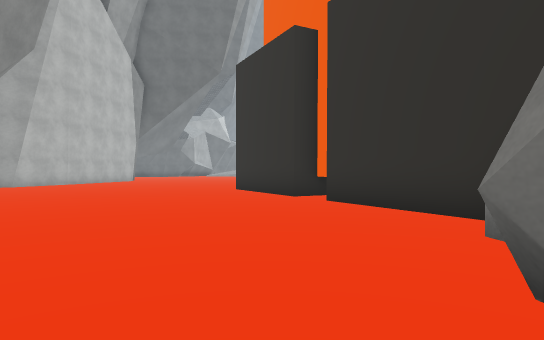
View 1 (above)

24 first-person views from a walk through a scene from a Unity 3-D project. The camera is 1.2 m above the floor, looks level and sees 75° across. The floor is counted in squares, 2 m on a side. Each view is taken from the middle of a square. On the plan, view 1 faces up. The plan holds only what a view shows up to about 10 squares ahead; the rest is blank. The place goes on beyond the plan. The player character is not drawn. Some surface patterns are stand-ins.

View 2
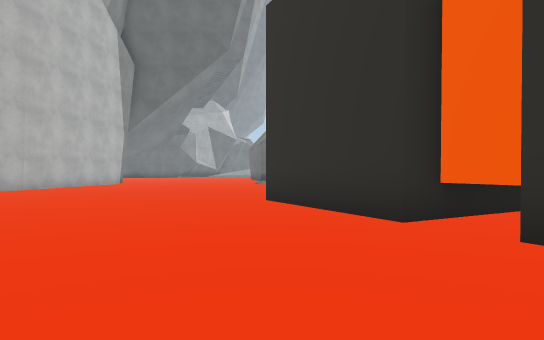

View 3
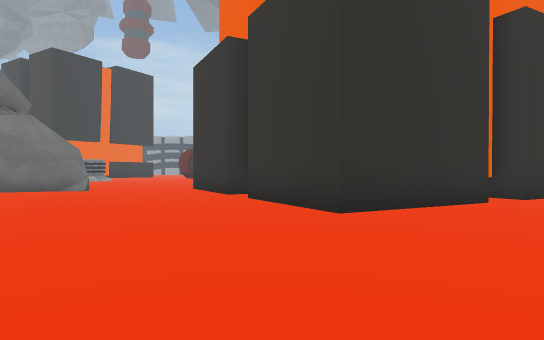

View 4
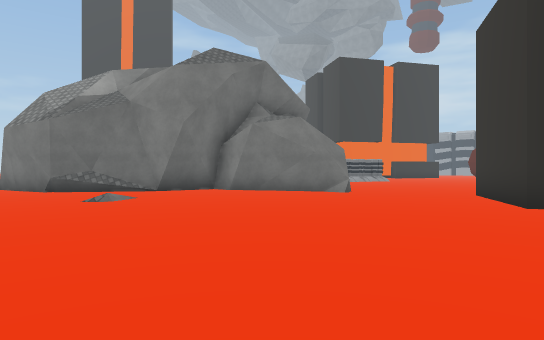

View 5
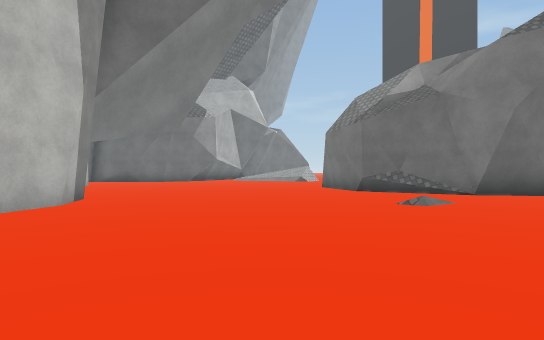

View 6
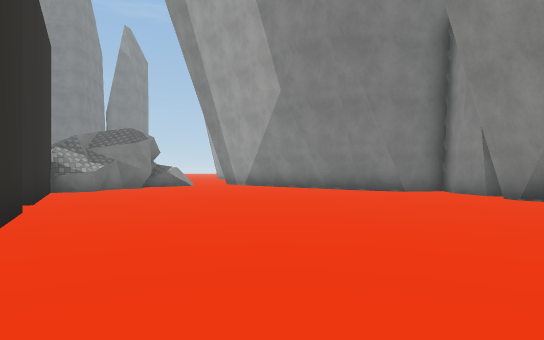

View 7
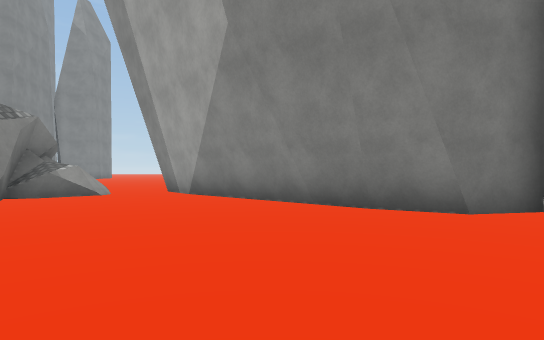

View 8
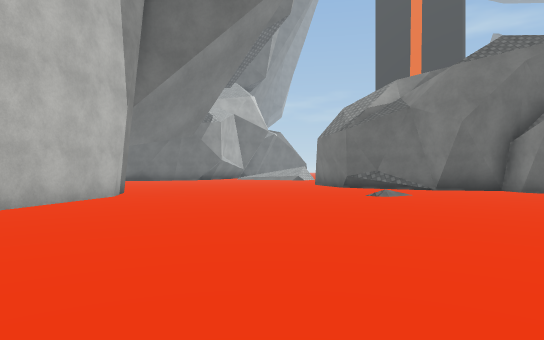

View 9
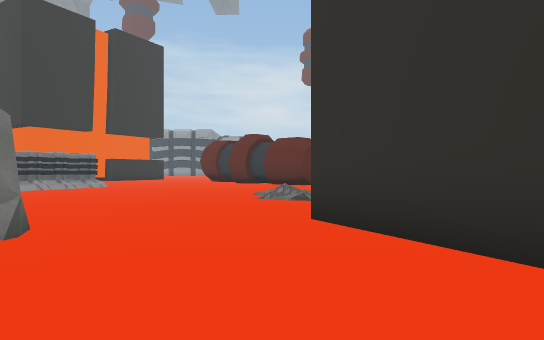

View 10
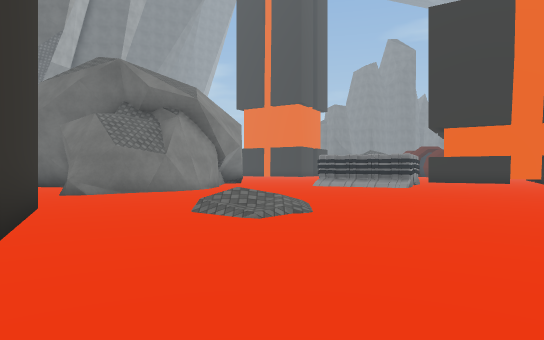

View 11
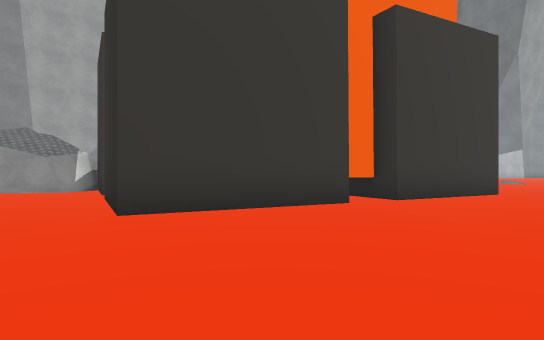

View 12
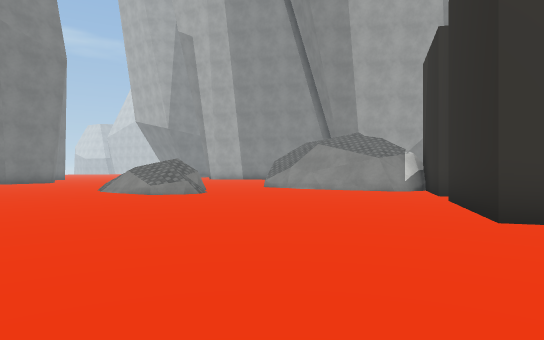

View 13
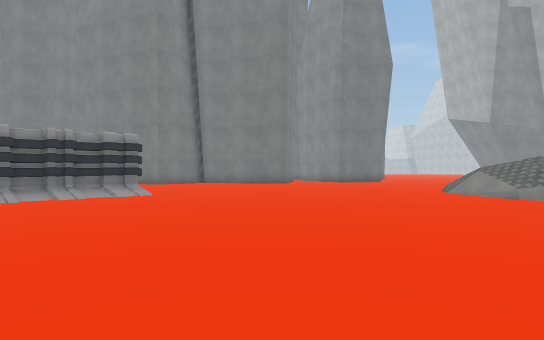

View 14
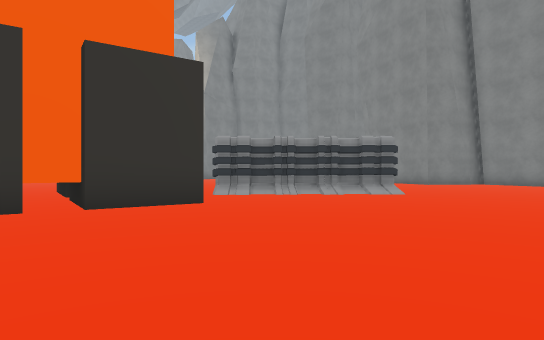

View 15
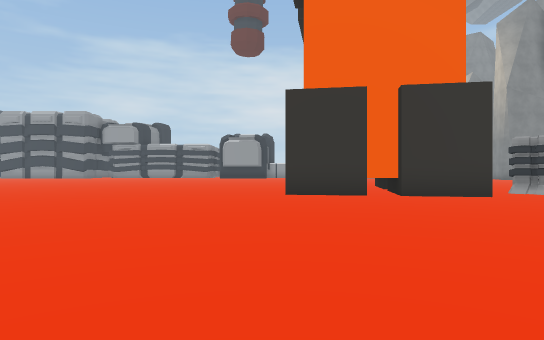

View 16
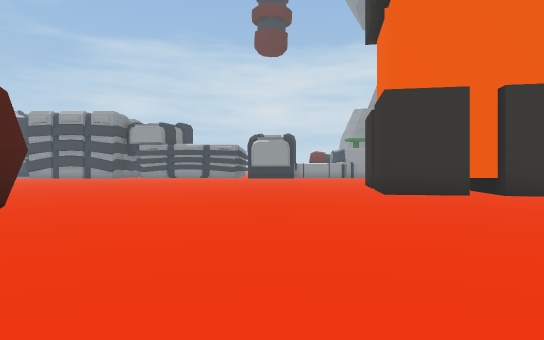

View 17
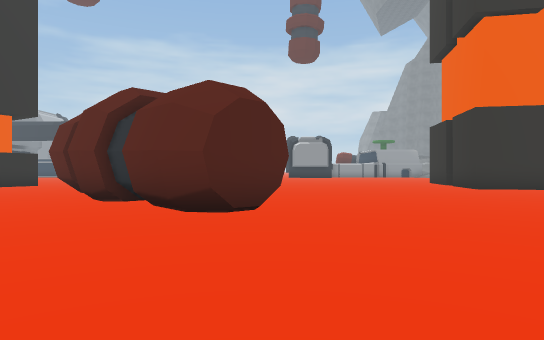

View 18
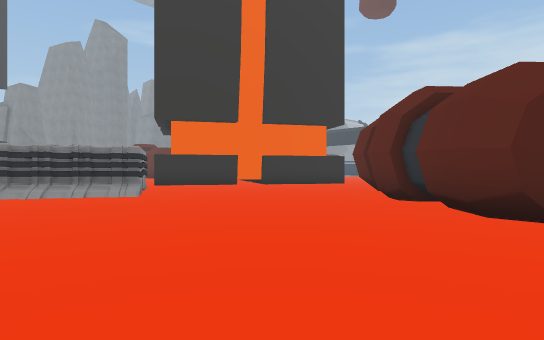

View 19
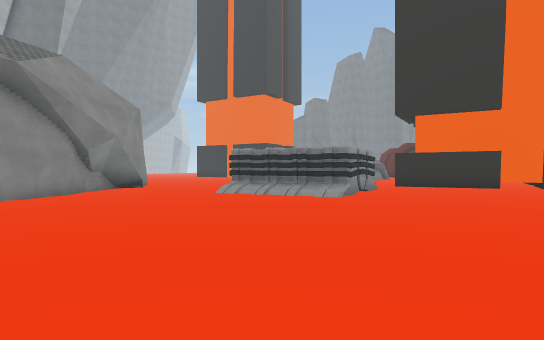

View 20
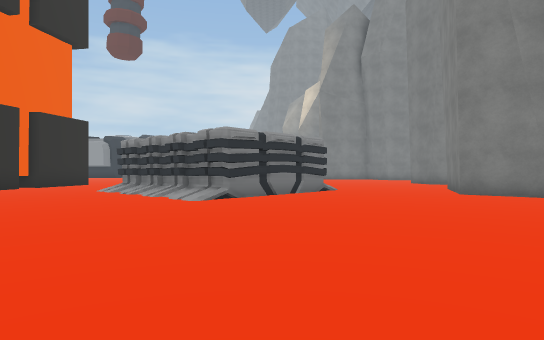

View 21
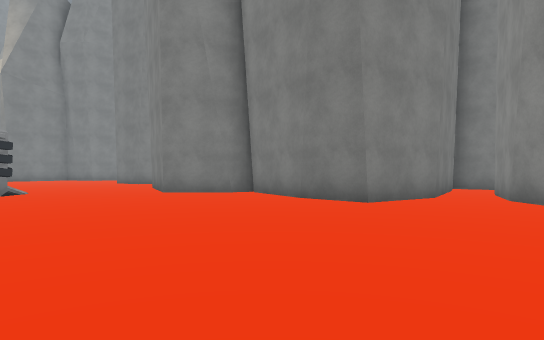

View 22
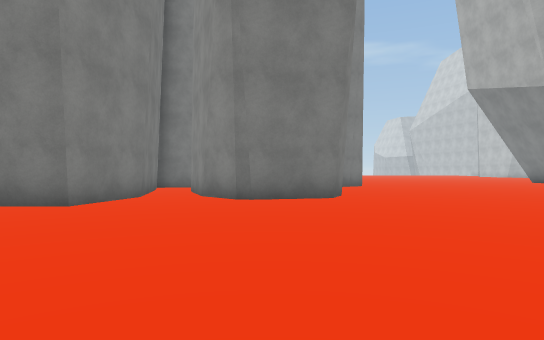

View 23
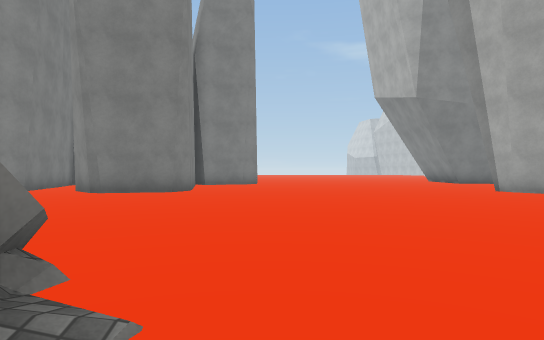

View 24
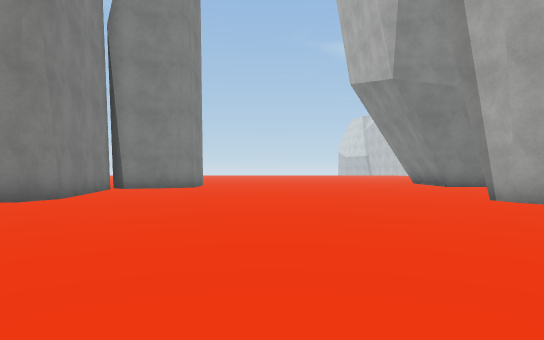

### Floor plan
Key: @ floor where view 1 was taken; # wall or solid block; . main floor; : floor 1.5 m higher than the main floor; / step, stairs or slope; = window, fence, low wall or low ledge.
Columns run from 8 left of view 1 to 22 right of it. Each row starts with its distance up from view 1.
 23 ......##       #...#####....
 22 .......###     #....###.....
 21 .........###   #...........
 20 #..........## ##.............
 19 #...........###..............
 18 #...........##.............#
 17 #........................###
 16 #........................#  ...
 15 #...............//.....### ....
 14 ............##..//.....## .....
 13 ...........####........##......
 12  ........###  #................
 11   .....###    #................
 10  .......#     ###..............
  9  .......####    #..............
  8  ........##     ##.............
  7 #........##     ##.........####
  6 #.........#    ##..........####
  5 #.........####.............####
  4 #..........##..............###
  3 ###.......###.................
  2   ##......  ##.................
  1    ##....#     ..............##
  0     ###.@##     .#=.........##
 -1       #.=##    . #=........##
 -2       ##.     .. :=........##
 -3              ...= /........###
 -4             .................#
 -5             ...................
 -6            ....................
 -7           ....................
 -8           ..................##
 -9          ..............###.##
-10         #.............## ###
-11         #.........###.#
-12         ..........# ###
-13         ..........#  #
-14         ..........#

Where each view was taken, in squares from view 1:
view 1: 0 up, 0 right, facing up
view 2: 4 up, 1 left, facing up
view 3: 12 up, 6 left, facing right
view 4: 12 up, 4 left, facing up-right
view 5: 13 up, 4 left, facing up
view 6: 13 up, 3 left, facing down
view 7: 8 up, 4 left, facing down
view 8: 11 up, 4 left, facing up
view 9: 15 up, 1 right, facing right
view 10: 9 up, 9 right, facing up
view 11: 9 up, 14 right, facing left
view 12: 8 up, 14 right, facing down-left
view 13: 7 up, 15 right, facing down
view 14: 7 up, 14 right, facing down-right
view 15: 8 up, 12 right, facing right
view 16: 10 up, 12 right, facing right
view 17: 13 up, 10 right, facing right
view 18: 13 up, 10 right, facing up-right
view 19: 13 up, 12 right, facing up
view 20: 3 down, 11 right, facing right
view 21: 3 down, 11 right, facing down-right
view 22: 3 down, 11 right, facing down
view 23: 1 down, 7 right, facing down
view 24: 4 down, 5 right, facing down
